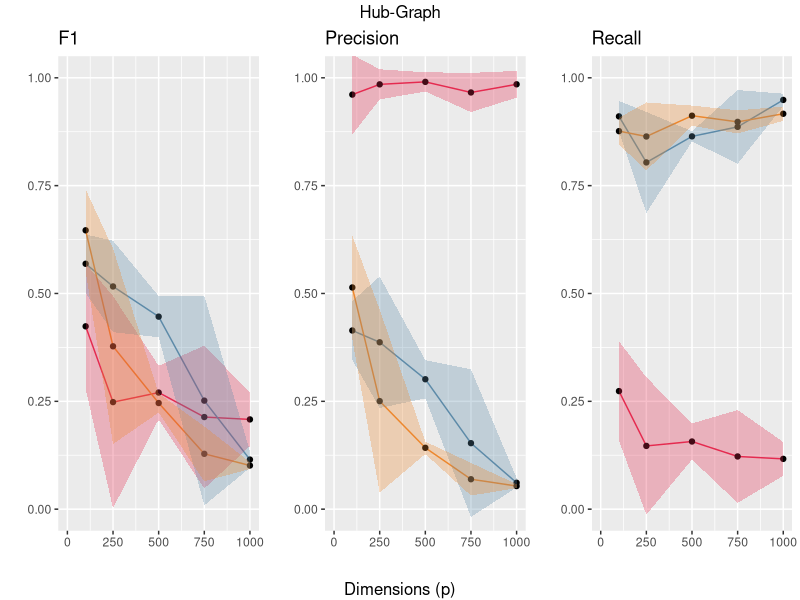
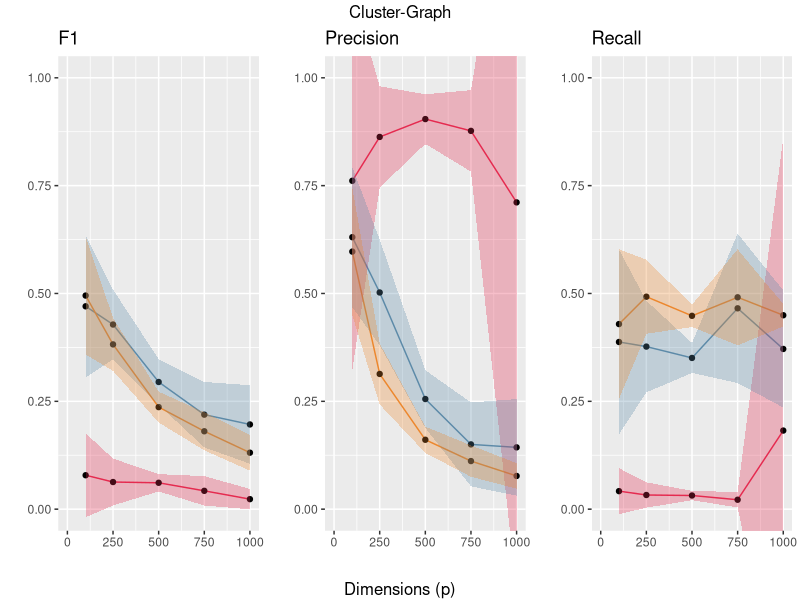
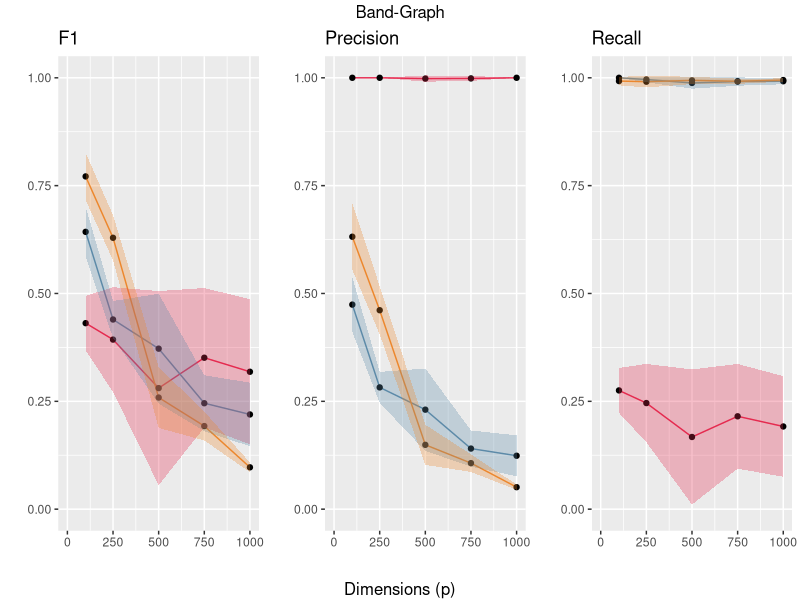
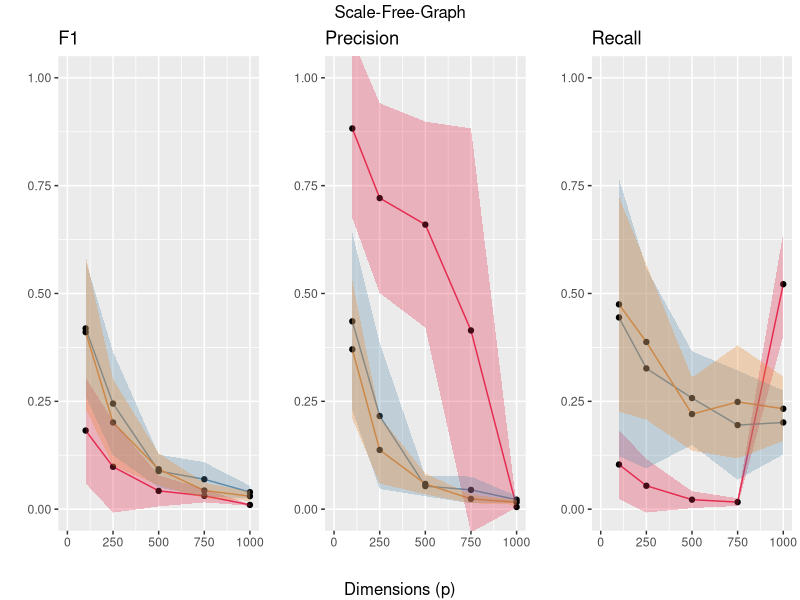
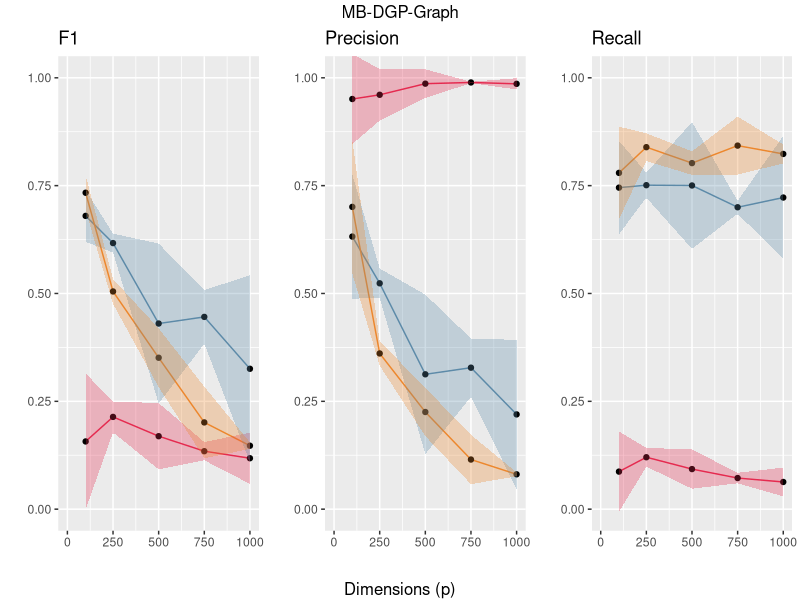
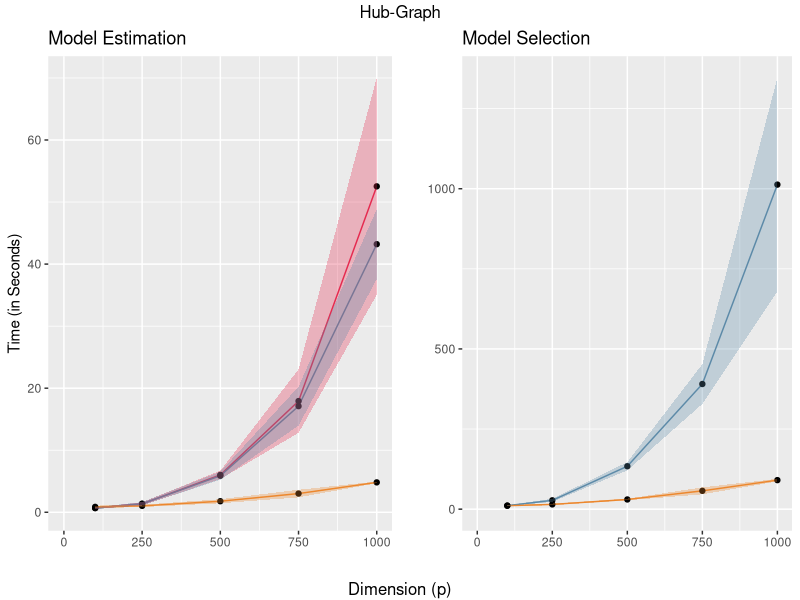
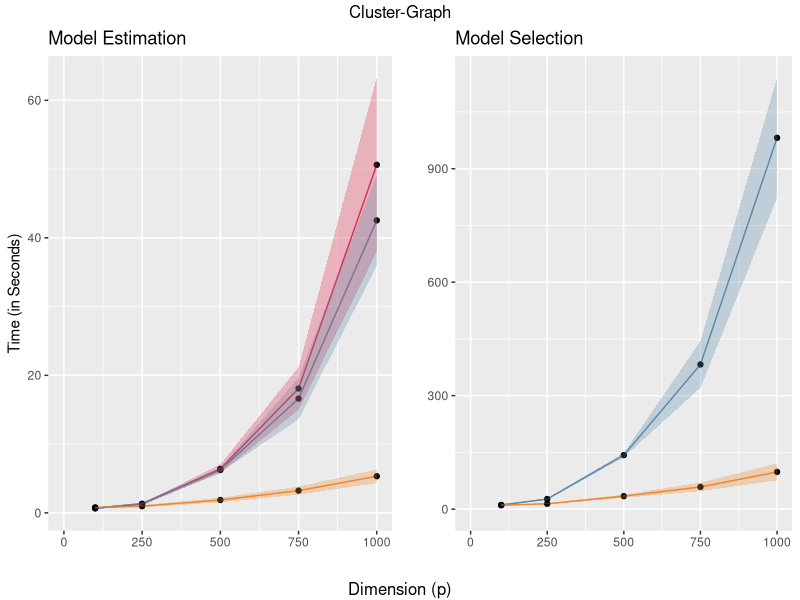
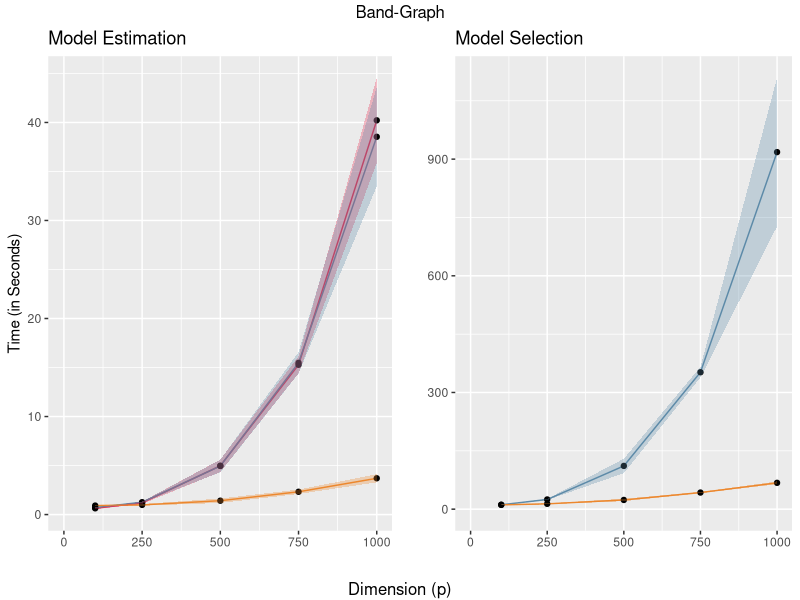

R code for these plots, in order:
library(data.table)
library(gridExtra)
library(dplyr)
library(ggplot2)


# PREPARE DATA

setwd("/home/philko/Documents/Uni/SoSe23/SparseAndNetwork")
data <- read.csv('./data/data.csv')
data$name <- apply( data[ , c('method', 'selector')] , 1 , paste , collapse = "-" )
data <- subset(data, select = -c(method, selector))

# PREPARE OUTPUT
folder_path <- "figures"
if (!file.exists(folder_path)) {
  dir.create(folder_path, recursive = TRUE)
  cat("Folder created:", folder_path, "\n")
} else {
  cat("Folder already exists:", folder_path, "\n")
}


# HELPER FUNCTIONS

data_grouped <- data %>%
  group_by(graph, dim, name) %>% 
  summarise_at(
    vars(
      "f1",
      "precision",
      "recall",
      "elapsed_time_model",
      "elapsed_time_best",
      "peak_ram_model",
      "peak_ram_best",
      "hamming_dist"),
    list(
      mean = mean,
      std = ~sqrt(var(.x))))
               
add_ci <- function(df, col) {
  new_col_max <- paste("ci", col, "max", sep = "_")
  new_col_min <- paste("ci", col, "min", sep = "_")
  
  mean_nm <- paste(col, "mean", sep = "_")
  std_nm <- paste(col, "std", sep = "_")
  
  df[new_col_max] <- data_grouped[mean_nm] + 1.96 * data_grouped[std_nm]
  df[new_col_min] <- data_grouped[mean_nm] - 1.96 * data_grouped[std_nm]
  return(df)
}

get_title <- function(graph_name, short = F) {
  if (graph_name == "hub" & !short) return("Hub-Graph")
  if (graph_name == "scale-free" & !short) return("Scale-Free-Graph")
  if (graph_name == "cluster" & !short) return("Cluster-Graph")
  if (graph_name == "band" & !short) return("Band-Graph")
  if (graph_name == "MB" & !short) return("MB-DGP-Graph")
  
  if (graph_name == "hub" & short) return("Hub")
  if (graph_name == "scale-free" & short) return("Scale-Free")
  if (graph_name == "cluster" & short) return("Cluster")
  if (graph_name == "band" & short) return("Band")
  if (graph_name == "MB" & short) return("MB-DGP")
}

plot_models <- function(df, col_name) {
  plot <- ggplot(data=df, aes_string(x="dim", y=paste(col_name, "mean", sep="_"), group="name", fill = "name") ) +
    geom_line(aes(col = name)) +
    scale_color_manual(
      values = c(
        "glasso-stars" = "#5D8AA8", # air force blue
        "glasso-ebic" = "#E52B50", # amararanth
        "mb-stars" = "#ED872D")) + # cadmium orange
    scale_fill_manual(
      values = c(
        "glasso-stars" = "#5D8AA8", # air force blue
        "glasso-ebic" = "#E52B50", # amararanth
        "mb-stars" = "#ED872D")) + # cadmium orange
    geom_point() +
    ylab("") +
    xlab("") +
    geom_ribbon(
      data = data_tmp,
      aes_string(
        x = "dim",
        ymin = paste("ci", col_name, "min", sep="_"),
        ymax = paste("ci", col_name, "max", sep="_")),
      linetype = 3,
      alpha = 0.3) +
    theme(legend.position = "none") +
    xlim(0, 1000) +
    { if (col_name %in% c("f1", "precision", "recall")) {
      coord_cartesian(ylim = c(0, 1))
    } else {
      xlab("")}
    }
  return(plot)
}



# PLOT PERFORMANCE GRAPHS

data_grouped <- add_ci(data_grouped, "f1")
data_grouped <- add_ci(data_grouped, "precision")
data_grouped <- add_ci(data_grouped, "recall")

graphs <- unique(data$graph)
plots_perf <- list()
i <- 1
for (g in graphs) {
  data_tmp <- data_grouped %>%
    filter(graph == g)
  data_tmp <- na.omit(data_tmp)
  plot1 <- plot_models(data_tmp, "f1") +
    ggtitle("F1")

  plot2 <- plot_models(data_tmp, "precision") +
    ggtitle("Precision")

  plot3 <- plot_models(data_tmp, "recall") +
    ggtitle("Recall")

  plt <- grid.arrange(
    plot1, plot2, plot3,
    ncol = 3,
    top = get_title(g),
    bottom = "Dimensions (p)")
  ggsave(
    plt,
    file=paste("./figures/", g, "_perf", ".pdf", sep = ""),
    width = 22,
    height = 10,
    units = "cm")
  plots_perf[[i]] <- plt
  i <- i + 1
}



# PLOT ELAPSED TIME FOR MODEL AND MODEL-SELECTION

data_grouped <- add_ci(data_grouped, "elapsed_time_model")
data_grouped <- add_ci(data_grouped, "elapsed_time_best")

plots_time <- list()
i <- 1
for (g in graphs) {
  data_tmp <- data_grouped %>%
    filter(graph == g)
  data_tmp <- na.omit(data_tmp)
  plot1 <- plot_models(data_tmp, "elapsed_time_model") +
    ylab("Time (in Seconds)") +
    ggtitle("Model Estimation")
  plot2 <- plot_models(data_tmp[!(data_tmp$name == "glasso-ebic"), ], "elapsed_time_best") +
    ggtitle("Model Selection")

  plt <- grid.arrange(
    plot1,
    plot2,
    ncol = 2,
    top = get_title(g),
    bottom = "Dimension (p)")
  ggsave(
    plt,
    file=paste("./figures/", g, "_time", ".pdf", sep = ""),
    width = 22,
    height = 10,
    units = "cm")
  plots_time[[i]] <- plt
  i <- i + 1
}


plots_time_mod <- list()
plots_time_bst <- list()
i <- 1
for (g in graphs) {
  data_tmp <- data_grouped %>%
    filter(graph == g)
  data_tmp <- na.omit(data_tmp)
  plot1 <- plot_models(data_tmp, "elapsed_time_model") + ggtitle(get_title(g, T)) + coord_cartesian(ylim = c(0, 80))
  plot2 <- plot_models(data_tmp[!(data_tmp$name == "glasso-ebic"), ], "elapsed_time_best") + coord_cartesian(ylim = c(0, 1500))
  
  plots_time_mod[[i]] <- plot1
  plots_time_bst[[i]] <- plot2
  i <- i + 1
}

plt_time <- do.call("grid.arrange", c(plots_time_mod, plots_time_bst, nrow=2, ncol=5, top="Elapsed Time for Model Estimation and Selection", bottom="Dimension (p)", left="Elapsed Time (in Seconds)"))
ggsave(
  plt_time,
  file=paste("./figures/", "elapsed_time.pdf", sep = ""),
  width = 25,
  height = 12.5,
  units = "cm")



# PLOT RAM USAGE

data_grouped <- add_ci(data_grouped, "peak_ram_model")
data_grouped <- add_ci(data_grouped, "peak_ram_best")

plots_ram <- list()
i <- 1
for (g in graphs) {
  data_tmp <- data_grouped %>%
    filter(graph == g)
  data_tmp <- na.omit(data_tmp)
  plot1 <- plot_models(data_tmp, "peak_ram_model") +
    ylab("Memory (in MiB)") +
    ggtitle("Model Estimation")
  plot2 <- plot_models(data_tmp[!(data_tmp$name == "glasso-ebic"), ], "peak_ram_best") +
    ggtitle("Model Selection")


  plt <- grid.arrange(
    plot1,
    plot2,
    ncol = 2,
    top = get_title(g),
    bottom = "Dimension (p)")
  ggsave(
    plt,
    file=paste("./figures/", g, "_memory", ".pdf", sep = ""),
    width = 22,
    height = 10,
    units = "cm")
  plots_ram[[i]] <- plt
  i <- i + 1
}

plots_mem_mod <- list()
plots_mem_bst <- list()
i <- 1
for (g in graphs) {
  data_tmp <- data_grouped %>%
    filter(graph == g)
  data_tmp <- na.omit(data_tmp)
  plot1 <- plot_models(data_tmp, "peak_ram_model") + ggtitle(get_title(g, T))
  plot2 <- plot_models(data_tmp[!(data_tmp$name == "glasso-ebic"), ], "peak_ram_best")
  
  plots_mem_mod[[i]] <- plot1
  plots_mem_bst[[i]] <- plot2
  i <- i + 1
}

plt_time <- do.call("grid.arrange", c(plots_mem_mod, plots_mem_bst, nrow=2, ncol=5, top="Memory Requirements for Model Estimation and Selection", bottom="Dimension (p)", left="Memory (in MiB)"))
ggsave(
  plt_time,
  file=paste("./figures/", "memory.pdf", sep = ""),
  width = 22,
  height = 10,
  units = "cm")



# GET TABLES FOR EACH GRAPH

print_table <- function(df, graph, cols){
  with_mean <- unname(sapply(cols, function(e) paste(e, "mean", sep = "_")))
  cols <- c("name", "dim", with_mean)
  lapply(
    c("mb-stars", "glasso-stars", "glasso-ebic"),
    function(n) {
      data_grouped[
        data_grouped$graph == graph & data_grouped$name == n, ][cols]})
}

get_metric_name <- function(metric_string) {
  if (metric_string == "f1") return("\\textbf{F1}")
  if (metric_string == "precision") return("\\textbf{Precision}")
  if (metric_string == "recall") return("\\textbf{Recall}")
}

to_table_row <- function(df, col) {
  names_df <- sapply(df, function(e) unique(e$name))
  dims <- c(get_metric_name(col), t(df[[1]]$dim))
  x <- t(sapply(df, function(e) e[[paste0(col, "_mean")]]))
  X <- rbind(dims, unname(cbind(names_df, round(x, 4))))
  written <-apply(X, 1, paste, collapse = " & ")
  cat(paste(written, collapse = "\\\\ \\hline "))
}